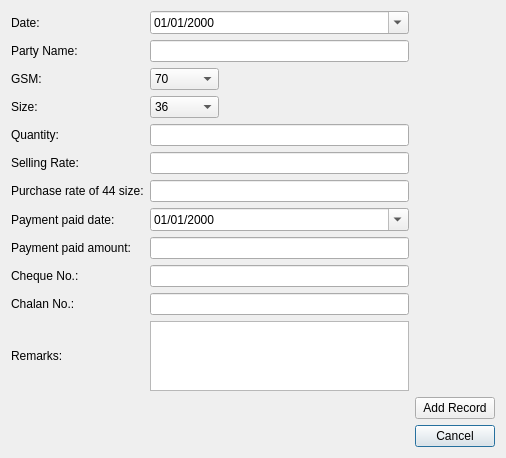
<?xml version="1.0" encoding="UTF-8"?>
<ui version="4.0">
 <class>EnterDataDialog</class>
 <widget class="QDialog" name="EnterDataDialog">
  <property name="geometry">
   <rect>
    <x>0</x>
    <y>0</y>
    <width>506</width>
    <height>436</height>
   </rect>
  </property>
  <property name="windowTitle">
   <string>Enter Data</string>
  </property>
  <layout class="QGridLayout" name="gridLayout">
   <item row="14" column="2">
    <widget class="QPushButton" name="btn_cancel">
     <property name="text">
      <string>Cancel</string>
     </property>
    </widget>
   </item>
   <item row="9" column="1">
    <widget class="QLineEdit" name="line_edit_cheque_no"/>
   </item>
   <item row="10" column="0">
    <widget class="QLabel" name="lbl_chalan_no">
     <property name="text">
      <string>Chalan No.:</string>
     </property>
     <property name="buddy">
      <cstring>line_edit_chalan_no</cstring>
     </property>
    </widget>
   </item>
   <item row="7" column="0">
    <widget class="QLabel" name="lbl_payment_paid_date">
     <property name="text">
      <string>Payment paid date:</string>
     </property>
     <property name="buddy">
      <cstring>date_edit_payment_paid_date</cstring>
     </property>
    </widget>
   </item>
   <item row="13" column="2">
    <widget class="QPushButton" name="btn_add_record">
     <property name="text">
      <string>Add Record</string>
     </property>
    </widget>
   </item>
   <item row="4" column="1">
    <widget class="QLineEdit" name="line_edit_qty">
     <property name="maximumSize">
      <size>
       <width>341</width>
       <height>16777215</height>
      </size>
     </property>
     <property name="inputMethodHints">
      <set>Qt::ImhNone</set>
     </property>
    </widget>
   </item>
   <item row="10" column="1">
    <widget class="QLineEdit" name="line_edit_chalan_no"/>
   </item>
   <item row="11" column="0">
    <widget class="QLabel" name="lbl_remarks">
     <property name="text">
      <string>Remarks:</string>
     </property>
     <property name="buddy">
      <cstring>text_edit_remarks</cstring>
     </property>
    </widget>
   </item>
   <item row="4" column="0">
    <widget class="QLabel" name="llbl_selling_quantity">
     <property name="text">
      <string>Quantity:</string>
     </property>
     <property name="buddy">
      <cstring>line_edit_qty</cstring>
     </property>
    </widget>
   </item>
   <item row="3" column="0">
    <widget class="QLabel" name="lbl_size">
     <property name="text">
      <string>Size:</string>
     </property>
     <property name="buddy">
      <cstring>combo_box_size</cstring>
     </property>
    </widget>
   </item>
   <item row="5" column="1">
    <widget class="QLineEdit" name="line_edit_selling_rate">
     <property name="maxLength">
      <number>32700</number>
     </property>
    </widget>
   </item>
   <item row="3" column="1">
    <widget class="QComboBox" name="combo_box_size">
     <property name="minimumSize">
      <size>
       <width>69</width>
       <height>0</height>
      </size>
     </property>
     <property name="maximumSize">
      <size>
       <width>69</width>
       <height>16777215</height>
      </size>
     </property>
     <item>
      <property name="text">
       <string>36</string>
      </property>
     </item>
     <item>
      <property name="text">
       <string>44</string>
      </property>
     </item>
     <item>
      <property name="text">
       <string>48</string>
      </property>
     </item>
     <item>
      <property name="text">
       <string>54</string>
      </property>
     </item>
     <item>
      <property name="text">
       <string>58</string>
      </property>
     </item>
     <item>
      <property name="text">
       <string>60</string>
      </property>
     </item>
     <item>
      <property name="text">
       <string>63</string>
      </property>
     </item>
    </widget>
   </item>
   <item row="6" column="0">
    <widget class="QLabel" name="lbl_purchase_rate_of_44_size">
     <property name="text">
      <string>Purchase rate of 44 size:</string>
     </property>
     <property name="buddy">
      <cstring>line_edit_purchase_rate_of_44_size</cstring>
     </property>
    </widget>
   </item>
   <item row="9" column="0">
    <widget class="QLabel" name="lbl_cheque_no">
     <property name="text">
      <string>Cheque No.:</string>
     </property>
     <property name="buddy">
      <cstring>line_edit_cheque_no</cstring>
     </property>
    </widget>
   </item>
   <item row="7" column="1">
    <widget class="QDateEdit" name="date_edit_payment_paid_date">
     <property name="displayFormat">
      <string>dd/MM/yyyy</string>
     </property>
     <property name="calendarPopup">
      <bool>true</bool>
     </property>
    </widget>
   </item>
   <item row="6" column="1">
    <widget class="QLineEdit" name="line_edit_purchase_rate_of_44_size"/>
   </item>
   <item row="5" column="0">
    <widget class="QLabel" name="lbl_selling_rate">
     <property name="text">
      <string>Selling Rate:</string>
     </property>
     <property name="buddy">
      <cstring>line_edit_selling_rate</cstring>
     </property>
    </widget>
   </item>
   <item row="8" column="0">
    <widget class="QLabel" name="lbl_payment_paid_amount">
     <property name="text">
      <string>Payment paid amount:</string>
     </property>
     <property name="buddy">
      <cstring>line_edit_payment_paid_amount</cstring>
     </property>
    </widget>
   </item>
   <item row="8" column="1">
    <widget class="QLineEdit" name="line_edit_payment_paid_amount"/>
   </item>
   <item row="1" column="1">
    <widget class="QLineEdit" name="line_edit_party_name"/>
   </item>
   <item row="2" column="0">
    <widget class="QLabel" name="lbl_gsm">
     <property name="text">
      <string>GSM:</string>
     </property>
     <property name="buddy">
      <cstring>combo_box_gsm</cstring>
     </property>
    </widget>
   </item>
   <item row="2" column="1">
    <widget class="QComboBox" name="combo_box_gsm">
     <property name="minimumSize">
      <size>
       <width>69</width>
       <height>22</height>
      </size>
     </property>
     <property name="maximumSize">
      <size>
       <width>69</width>
       <height>16777215</height>
      </size>
     </property>
     <item>
      <property name="text">
       <string>70</string>
      </property>
     </item>
     <item>
      <property name="text">
       <string>100</string>
      </property>
     </item>
    </widget>
   </item>
   <item row="0" column="0">
    <widget class="QLabel" name="lbl_date">
     <property name="text">
      <string>Date:</string>
     </property>
     <property name="buddy">
      <cstring>date_edit_date</cstring>
     </property>
    </widget>
   </item>
   <item row="0" column="1">
    <widget class="QDateEdit" name="date_edit_date">
     <property name="currentSection">
      <enum>QDateTimeEdit::DaySection</enum>
     </property>
     <property name="displayFormat">
      <string>dd/MM/yyyy</string>
     </property>
     <property name="calendarPopup">
      <bool>true</bool>
     </property>
    </widget>
   </item>
   <item row="1" column="0">
    <widget class="QLabel" name="lbl_party_name">
     <property name="text">
      <string>Party Name:</string>
     </property>
     <property name="buddy">
      <cstring>line_edit_party_name</cstring>
     </property>
    </widget>
   </item>
   <item row="11" column="1">
    <widget class="QTextEdit" name="text_edit_remarks"/>
   </item>
  </layout>
 </widget>
 <tabstops>
  <tabstop>date_edit_date</tabstop>
  <tabstop>line_edit_party_name</tabstop>
  <tabstop>combo_box_gsm</tabstop>
  <tabstop>combo_box_size</tabstop>
  <tabstop>line_edit_qty</tabstop>
  <tabstop>line_edit_selling_rate</tabstop>
  <tabstop>line_edit_purchase_rate_of_44_size</tabstop>
  <tabstop>date_edit_payment_paid_date</tabstop>
  <tabstop>line_edit_payment_paid_amount</tabstop>
  <tabstop>line_edit_cheque_no</tabstop>
  <tabstop>line_edit_chalan_no</tabstop>
  <tabstop>text_edit_remarks</tabstop>
  <tabstop>btn_add_record</tabstop>
  <tabstop>btn_cancel</tabstop>
 </tabstops>
 <resources/>
 <connections/>
</ui>
